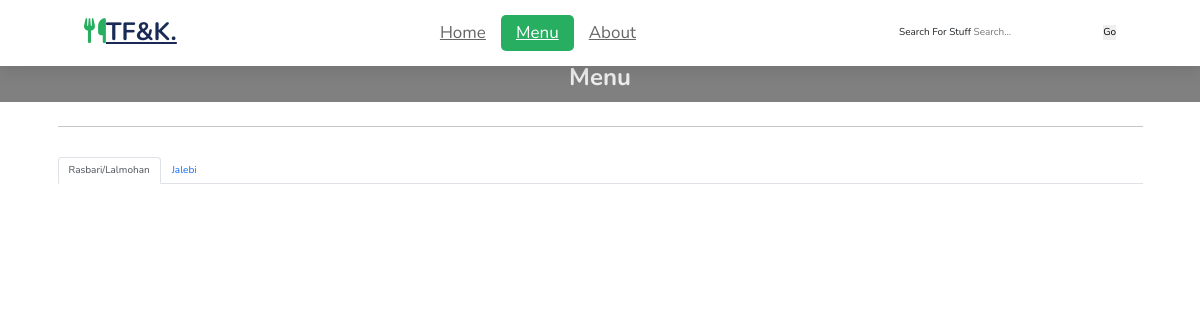
Page /desert on the earlier database version.
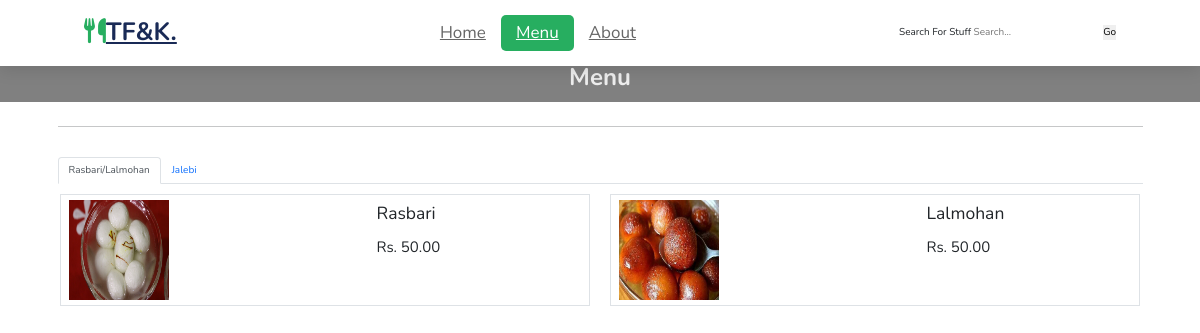
Same page on the later database version.
### ForkAndKnife/models.py (models this page shows, shortened)
class Menu(models.Model):
    menu_item_id = models.AutoField;
    name = models.CharField(max_length=100)
    desctription = models.CharField(max_length=250)
    price = models.DecimalField(max_digits=6, decimal_places=2)
    item_image = models.ImageField(upload_to='media')
    category_id = models.ForeignKey(Category, on_delete=models.CASCADE)
    sub_category_id = models.ForeignKey(SubCategory, on_delete=models.CASCADE)

### ForkAndKnife/views.py (the view)
# urls.py: path('desert', views.menuDesertList, name="menuDesertPage"),
def menuDesertList(request):
     obj = SubCategory.objects.all()
     menus = Menu.objects.all()
     return render(request, "ForkAndKnife/menuDeserts.html", {'objj': obj , 'menuss': menus})

### ForkAndKnife/templates/ForkAndKnife/menuDeserts.html (shortened to what this page needs)
{%load static %}
<!doctype html>
<html lang="en">
<head>
  <link href="https://cdn.jsdelivr.net/npm/bootstrap@5.0.2/dist/css/bootstrap.min.css" rel="stylesheet">
  <link href="https://cdn.jsdelivr.net/npm/bootstrap@5.2.0/dist/css/bootstrap.min.css" rel="stylesheet"
>
  <link rel="stylesheet" href="https://cdnjs.cloudflare.com/ajax/libs/font-awesome/6.1.1/css/all.min.css">
  <link rel="stylesheet" href="https://cdn.jsdelivr.net/npm/swiper@9/swiper-bundle.min.css"/>
  <link rel="stylesheet" href="{% static 'css/index.css' %}">
  <link rel="stylesheet" href="{% static 'css/menu.css' %}">
</head>
<body>
  <header>
    {% if user.is_authenticated %}
    <a href="{% url 'homePage' %}" class="logo"><i class="fa-solid fa-utensils"></i>TF&K.</a>
    {%else%}
    <a href="{% url 'indexPage' %}" class="logo"><i class="fa-solid fa-utensils"></i>TF&K.</a>
    {%endif%}
    <nav class="navbar">
      <a href="{% url 'indexPage'%}">home</a>
      <a href="{% url 'menuPage'%}" class="active">menu</a>
      <a href="{% url 'aboutPage'%}">about</a>
    </nav>
    <div class="icons">
      <form onsubmit="event.preventDefault();" role="search" class="d-inline">
        <label for="search">Search for stuff</label>
        <input id="search" type="search" placeholder="Search..." autofocus required />
        <button type="submit">Go</button>
      </form>
    </div>
  </header>
  <div class="subko-heading"><h3>Menu</h3> </div>
        <div class="container">
            <hr class="mb-5">
            <ul class="nav nav-tabs" id="myTab" role="tablist">
  <li class="nav-item" role="presentation">
    <button class="nav-link active" id="home-tab" data-bs-toggle="tab" data-bs-target="#home" type="button" role="tab" aria-controls="home" aria-selected="true">Rasbari/Lalmohan</button>
  </li>
  <li class="nav-item" role="presentation">
    <button class="nav-link" id="contact-tab" data-bs-toggle="tab" data-bs-target="#contact" type="button" role="tab" aria-controls="contact" aria-selected="false">Jalebi</button>
  </li>
</ul>
<div class="tab-content" id="myTabContent">
  <div class="tab-pane fade show active" id="home" role="tabpanel" aria-labelledby="home-tab">
    <div class="row">
      {%for food in menuss %}
      {%if food.sub_category_id_id == 7 %}
      <div class="col border m-3"><div class="row py-2 ">
          <div class="col-7"><a href="{% url 'orderPage' id=food.id %}"><img src="{{ food.item_image.url }}" width="100px" height="100px" alt="momo"></a></div>
          <div class="col">
              <p class="fs-3">{{ food.name}}</p>
              <p class="fs-4">Rs. {{ food.price}}</p>
          </div>
      </div>
  </div>
  {%endif%}
  {%endfor%}
  </div>
  </div>
</div>
        </div>
</body>
</html>

Differences in the rows shown:
added Menu: item_image (picture), name "Rasbari", price "50.00"
added Menu: item_image (picture), name "Lalmohan", price "50.00"
